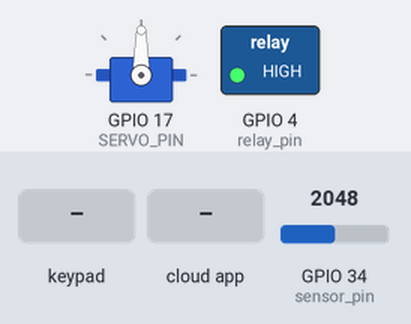
Bench run of a sketch on a simulated ESP32. On the bench: servo, switched loads named in the sketch (green lamp = pin HIGH). The test bench sets the inputs (shaded band); at power-on: GPIO 34 (sensor_pin) = 2048. WiFi joins after 1.5 s; servers stay silent unless stated; the Firebase database answers and starts empty; what the sketch prints to the serial monitor is not drawn.

Above: at 2.7 s.
2.8 s: keypad keys 3 6 9 9 # pressed 0.4 s apart
At 4.8 s:
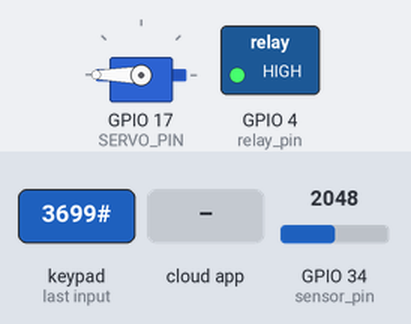
At 10.6 s:
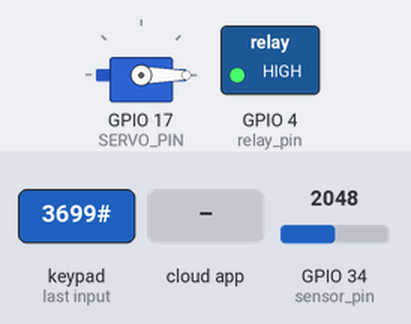
10.8 s: the phone or cloud app sets state to 1
14.8 s: GPIO 34 (sensor_pin) set to 3465
16.5 s: GPIO 34 (sensor_pin) set to 3532
At 18.0 s:
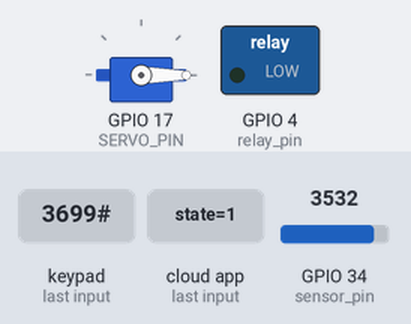
18.8 s: keypad keys 5 6 4 2 B # pressed 0.4 s apart
At 21.7 s:
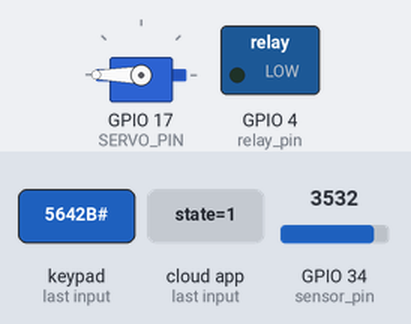
22.7 s: key 'A' pressed
Timing chart, 0 to 31.7 s (numbered marks = the images above; inputs shaded):
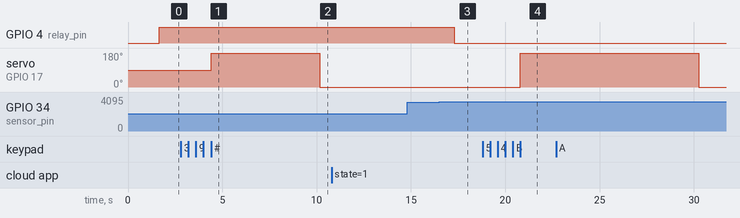

Measured:
- the behaviour switches between 3499 and 3500 on GPIO 34 (sensor_pin) (found by bisection; images 2 and 3)
- after the input at 2.8 s, servo on GPIO 17 (SERVO_PIN): 90° → 180° after 1.6 s, → 0° 5.7 s later
- after the input at 10.8 s, every drawn part: stays the same
- after the input at 14.8 s, every drawn part: stays the same
- after the input at 16.5 s, GPIO 4 (relay_pin): HIGH → LOW after 0.80 s
- after the input at 18.8 s, servo on GPIO 17 (SERVO_PIN): 0° → 180° after 2.0 s

The sketch:

Gate_Final.ino
```cpp
#include <Keypad.h>
#include <ESP32Servo.h>
#include <WiFi.h>
#include <Firebase_ESP_Client.h>
#include <Arduino_JSON.h>

// Provide the token generation process info.
#include "addons/TokenHelper.h"

// Provide the RTDB payload printing info and other helper functions.
#include "addons/RTDBHelper.h"

// Replace these with your network credentials
#define WIFI_SSID "Galaxy A51 2D76"
#define WIFI_PASSWORD "epvt5792"

// Replace these with your Firebase project credentials
#define FIREBASE_PROJECT_ID "homex-fd825-default-rtdb"
#define API_KEY "AIzaSyBgjLyqpF-Z-S59aPKfbRg7EVGdeNS3TGU"

// Define the user email and password for Firebase authentication
#define USER_EMAIL "nour.gamal3200@gmail.com"
#define USER_PASSWORD "ASHNHomeX"

// Firebase Data object
FirebaseData fbdo;

FirebaseAuth auth;
FirebaseConfig config;

/* Define pins */

#define ROW_NUM 4    // four rows
#define COLUMN_NUM 4 // four columns
#define SERVO_PIN 17 // the pin which connects to the servo motor

int sensor_pin = 34; // Sensor Pin
int relay_pin = 4;   // Relay Pin

unsigned long sendDataPrevMillis = 0;

Servo servo; // servo motor

char keys[ROW_NUM][COLUMN_NUM] = {
    {'1', '2', '3', 'A'},
    {'4', '5', '6', 'B'},
    {'7', '8', '9', 'C'},
    {'*', '0', '#', 'D'}};

byte pin_rows[ROW_NUM] = {14, 27, 26, 25};     // connect to the row pinouts of the keypad
byte pin_column[COLUMN_NUM] = {33, 32, 21, 19}; // connect to the column pinouts of the keypad

Keypad keypad = Keypad(makeKeymap(keys), pin_rows, pin_column, ROW_NUM, COLUMN_NUM);

const String password_1 = "3699";
const String password_2 = "5642B";
const String password_3 = "9765";
const String password_4 = "3333";
String input_password;

String gateStatusPath = "/esp1/ultrasonic/gate/state"; // Path to store gate status (0 or 1)

unsigned long lastCheckTime = 0; // to keep track of the last Firebase check time
unsigned long checkInterval = 10000; // interval to check Firebase (10 seconds)

bool isGateOpen = false; // flag to keep track of the gate state

// Function to check the gate status from Firebase
void checkGateStatus() {
  if (Firebase.RTDB.getInt(&fbdo, gateStatusPath.c_str())) {
    int gateStatus = fbdo.intData();
    if (gateStatus == 1 && !isGateOpen) {
      Serial.println("Firebase indicates gate should be open.");
      openGate();
    } else if (gateStatus == 0 && isGateOpen) {
      Serial.println("Firebase indicates gate should be closed.");
      closeGate();
    }
  } else {
    Serial.println("Failed to read data from Firebase");
    Serial.println("Reason: " + fbdo.errorReason());
  }
}

void openGate() {
  if (!isGateOpen) {
    Serial.println("Opening gate...");
    servo.write(180); // Run the continuous servo forward (adjust as needed)
    delay(3000);      // Run the servo for 3 seconds (adjust as needed)
    // servo.write(90);  // Stop the servo (adjust to stop)
    isGateOpen = true; // Update the gate state
  } else {
    Serial.println("Gate is already open.");
  }
}

void closeGate() {
  if (isGateOpen) {
    Serial.println("Closing gate...");
    servo.write(0);  // Run the continuous servo backward (adjust as needed)
    delay(3000);     // Run the servo for 3 seconds (adjust as needed)
    // servo.write(90); // Stop the servo (adjust to stop)
    isGateOpen = false; // Update the gate state
  } else {
    Serial.println("Gate is already closed.");
  }
}

void setup() {
  Serial.begin(115200);
  input_password.reserve(32); // maximum password size is 32, change if needed

  // WiFi setup
  WiFi.begin(WIFI_SSID, WIFI_PASSWORD);
  Serial.print("Connecting to Wi-Fi...");
  while (WiFi.status() != WL_CONNECTED) {
    Serial.print(".");
    delay(500);
  }
  Serial.println("Connected.");

  // Firebase setup
  config.api_key = API_KEY;
  auth.user.email = USER_EMAIL;
  auth.user.password = USER_PASSWORD;
  config.database_url = "https://" FIREBASE_PROJECT_ID ".firebaseio.com"; // Replace with your Firebase Database URL

  // Assign the callback function for the long running token generation task.
  config.token_status_callback = tokenStatusCallback; // See addons/TokenHelper.h

  Firebase.begin(&config, &auth);
  Firebase.reconnectWiFi(true);
  // Since v4.4.x, BearSSL engine was used, the SSL buffer need to be set.
  // Large data transmission may require larger RX buffer, otherwise connection issue or data read time out can be occurred.
  fbdo.setBSSLBufferSize(4096 /* Rx buffer size in bytes from 512 - 16384 */, 1024 /* Tx buffer size in bytes from 512 - 16384 */);

  // Limit the size of response payload to be collected in FirebaseData
  fbdo.setResponseSize(2048);

  Firebase.setDoubleDigits(5);

  config.timeout.serverResponse = 10 * 1000;

  pinMode(sensor_pin, INPUT);
  pinMode(relay_pin, OUTPUT);
  digitalWrite(relay_pin, LOW);

  // Attach servo
  servo.attach(SERVO_PIN);
}

void loop() {
  char key = keypad.getKey();

  if (key) {
    Serial.println(key);

    if (key == '*') {
      input_password = ""; // reset the input password
    } else if (key == '#') {
      if (input_password == password_1 || input_password == password_2 || input_password == password_3) {
        Serial.println("The password is correct, opening gate.");
        openGate();
      } else if (input_password == password_4) {
        Serial.println("The password is correct, closing gate.");
        closeGate();
      } else {
        Serial.println("The password is incorrect, try again.");
      }

      input_password = ""; // reset the input password
    } else {
      input_password += key; // append new character to input password string
    }
  }
  // Check Firebase gate status periodically
  else if (millis() - lastCheckTime > checkInterval) {
    lastCheckTime = millis();
    checkGateStatus();
  }

  // Firebase.ready() should be called repeatedly to handle authentication tasks.
  if (Firebase.ready() && (millis() - sendDataPrevMillis > 2000 || sendDataPrevMillis == 0))
  {
    sendDataPrevMillis = millis();

    int sensor_data = analogRead(sensor_pin);
    Serial.print("Sensor_data:");
    Serial.print(sensor_data);
    Serial.print("\t | ");


    Firebase.RTDB.getString(&fbdo, "/esp1/onoffsystem/soilstate/state");
    String soilstate = fbdo.stringData();
    if(soilstate == "1"){
      if (sensor_data >= 3500) {
        Serial.println("No moisture, Soil is dry");
        digitalWrite(relay_pin, LOW);
      } else {
        Serial.println("Soil is wet");
        digitalWrite(relay_pin, HIGH);
      }
    }
    else{
        digitalWrite(relay_pin, HIGH);
    }

    int soilReadingPercent = map(sensor_data, 0, 4095, 0, 100); // assuming sensor range is 0-4095
    Serial.print("The soil reading percentage : ");
    Serial.println(soilReadingPercent);
    Serial.println();

    // Send soil reading percentage to Firebase
    if (Firebase.RTDB.setInt(&fbdo, "/esp1/sensors/soil", soilReadingPercent)) {
      Serial.println("Data sent to Firebase");
    } else {
      Serial.print("Failed to send data to Firebase: ");
      Serial.println(fbdo.errorReason());
    }
}
}
```
